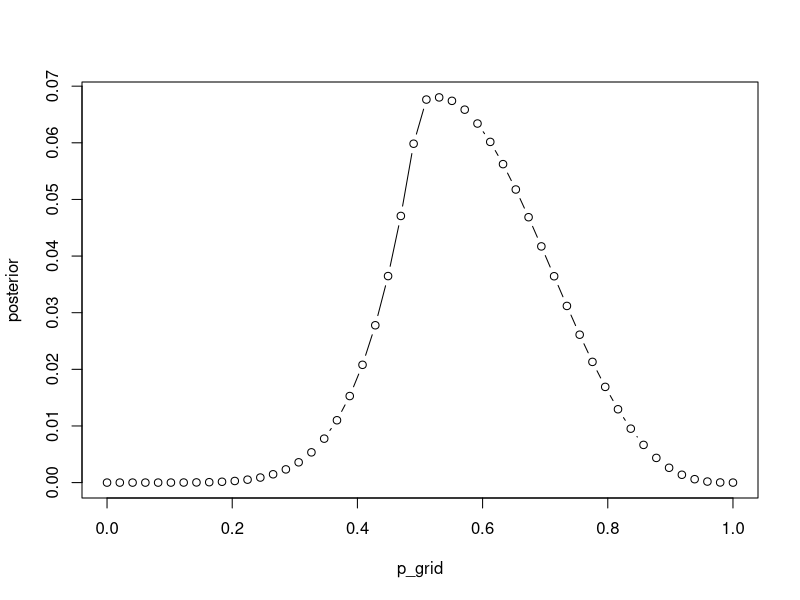

The R source for this figure:
# define grid
data_len = 50

p_grid <- seq(0,1,length.out=data_len)

# define prior; We are using uniform distribution here
# prior <- rep(1,1000)
# prior <- ifelse(p_grid < 0.5, 0, 1)  
prior <- exp(-5*abs(p_grid - 0.5))

# compute likelihood at each value in grid
likelihood <- dbinom(6, 9, prob=p_grid)

# compute product of likelihood and prior
unstd_posterior <- likelihood * prior

# standardize the posterior, so it sums to 1
posterior <- unstd_posterior / sum(unstd_posterior)

# plot it 
plot(p_grid, posterior, type="b")


